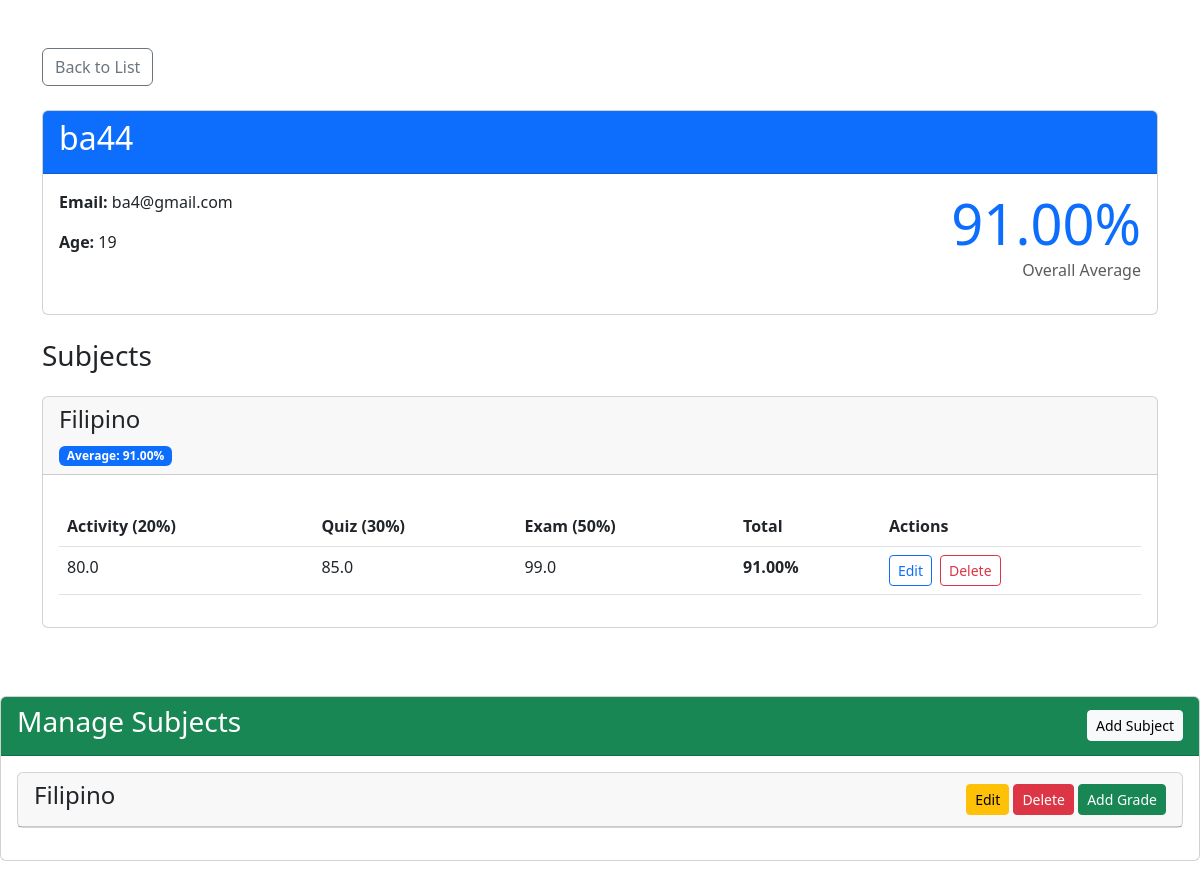
/3/, run on an earlier commit of the app's database.
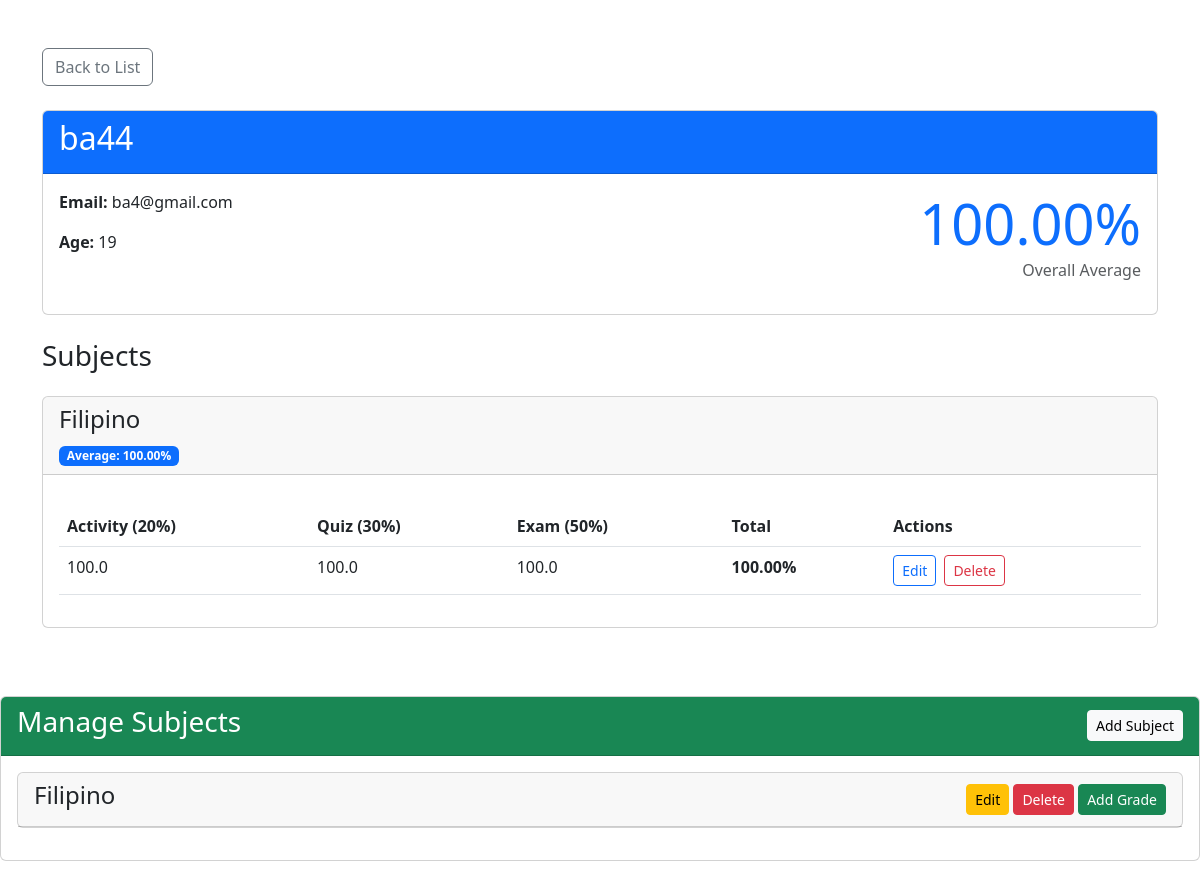
And on a later commit of the database.
### students/models.py (models this page shows, shortened)
class Student(models.Model):
    name = models.CharField(max_length=100)
    age = models.IntegerField(
        validators=[MinValueValidator(5), MaxValueValidator(120)]
    )
    email = models.EmailField(
        unique=True,
        validators=[EmailValidator()]
    )
    @property
    def average_score(self):
        subjects = self.subjects.all()
        if not subjects:
            return 0
        total = sum(subject.average_grade for subject in subjects)
        return total / len(subjects)

class Subject(models.Model):
    name = models.CharField(max_length=100)
    student = models.ForeignKey(
        Student,
        on_delete=models.CASCADE,
        related_name='subjects'
    )
    @property
    def average_grade(self):
        grades = self.grades.all()
        if not grades:
            return 0
        total = sum(grade.total_score for grade in grades)
        return total / len(grades)

class Grade(models.Model):
    subject = models.ForeignKey(
        Subject,
        on_delete=models.CASCADE,
        related_name='grades'
    )
    activity = models.FloatField(
        validators=[MinValueValidator(0), MaxValueValidator(100)]
    )
    quiz = models.FloatField(
        validators=[MinValueValidator(0), MaxValueValidator(100)]
    )
    exam = models.FloatField(
        validators=[MinValueValidator(0), MaxValueValidator(100)]
    )
    @property
    def total_score(self):
        return (self.activity * 0.2) + (self.quiz * 0.3) + (self.exam * 0.5)

### students/views.py (the view)
# urls.py: path('<int:pk>/', student_detail, name='student-detail'),
def student_detail(request, pk):
    student = get_object_or_404(Student.objects.prefetch_related('subjects__grades'), pk=pk)
    return render(request, 'students/detail.html', {'student': student})

### templates/students/detail.html (shortened to what this page needs)
<!DOCTYPE html>
<html lang="en">
<head>
    <link rel="stylesheet" href="https://cdn.jsdelivr.net/npm/bootstrap@5.3.0/dist/css/bootstrap.min.css">
</head>
<body>
    <div class="container py-5">
        <a href="{% url 'student-list' %}" class="btn btn-outline-secondary mb-4">
            Back to List
        </a>
        <div class="card mb-4">
            <div class="card-header bg-primary text-white">
                <h2>{{ student.name }}</h2>
            </div>
            <div class="card-body">
                <div class="row">
                    <div class="col-md-6">
                        <p><strong>Email:</strong> {{ student.email }}</p>
                        <p><strong>Age:</strong> {{ student.age }}</p>
                    </div>
                    <div class="col-md-6 text-end">
                        <div class="display-4 text-primary">
                            {{ student.average_score|floatformat:2 }}%
                        </div>
                        <p class="text-muted">Overall Average</p>
                    </div>
                </div>
            </div>
        </div>
        <h3 class="mb-4">Subjects</h3>
        {% for subject in student.subjects.all %}
        <div class="card subject-card">
            <div class="card-header">
                <h4>{{ subject.name }}</h4>
                <span class="badge bg-primary">
                    Average: {{ subject.average_grade|floatformat:2 }}%
                </span>
            </div>
            <div class="card-body">
                <table class="table grade-table">
    <thead>
        <tr>
            <th>Activity (20%)</th>
            <th>Quiz (30%)</th>
            <th>Exam (50%)</th>
            <th>Total</th>
            <th>Actions</th>
        </tr>
    </thead>
    <tbody>
        {% for grade in subject.grades.all %}
        <tr>
            <td>{{ grade.activity }}</td>
            <td>{{ grade.quiz }}</td>
            <td>{{ grade.exam }}</td>
            <td class="total-score">{{ grade.total_score|floatformat:2 }}%</td>
            <td>
                <div class="d-flex gap-2">
                    <a href="{% url 'grade-update' grade.id %}"
                       class="btn btn-sm btn-outline-primary">
                         Edit
                    </a>
                    <form method="POST" action="{% url 'grade-delete' grade.id %}"
                          class="d-inline">
                        <button type="submit"
                                class="btn btn-sm btn-outline-danger"
                                onclick="return confirm('Are you sure you want to delete this grade?')">
                             Delete
                        </button>
                    </form>
                </div>
            </td>
        </tr>
        {% empty %}
        <tr>
            <td colspan="5" class="text-center">No grades recorded</td>
        </tr>
        {% endfor %}
    </tbody>
</table>
            </div>
        </div>
        {% empty %}
        <div class="alert alert-info">No subjects found for this student.</div>
        {% endfor %}
    </div>
<div class="card mb-4">
    <div class="card-header bg-success text-white">
        <div class="d-flex justify-content-between align-items-center">
            <h3>Manage Subjects</h3>
            <a href="{% url 'subject-create' student.id %}" class="btn btn-light btn-sm">
                Add Subject
            </a>
        </div>
    </div>
    <div class="card-body">
        {% for subject in student.subjects.all %}
        <div class="card subject-card mb-3">
            <div class="card-header d-flex justify-content-between align-items-center">
                <h4>{{ subject.name }}</h4>
                <div>
                    <a href="{% url 'subject-update' subject.id %}" class="btn btn-warning btn-sm">Edit</a>
                    <a href="{% url 'subject-delete' subject.id %}" class="btn btn-danger btn-sm">Delete</a>
                    <a href="{% url 'grade-create' subject.id %}" class="btn btn-success btn-sm">Add Grade</a>
                </div>
            </div>
        </div>
        {% empty %}
        <div class="alert alert-info">No subjects found for this student.</div>
        {% endfor %}
    </div>
</div>
</body>
</html>

### templates/students/detail.html (style rules this page uses)
.subject-card { margin-bottom: 20px; }
.grade-table { margin-top: 15px; }
.total-score { font-weight: bold; background-color: #f8f9fa; }

What changed in the data, as far as the page shows it:
removed Grade: activity "80.0", quiz "85.0", exam "99.0", total_score "91.00"
computed for Student "ba44": average_score "91.00" → "100.00"
computed for Subject "Filipino": average_grade "91.00" → "100.00"
added Grade: activity "100.0", quiz "100.0", exam "100.0", total_score "100.00"
